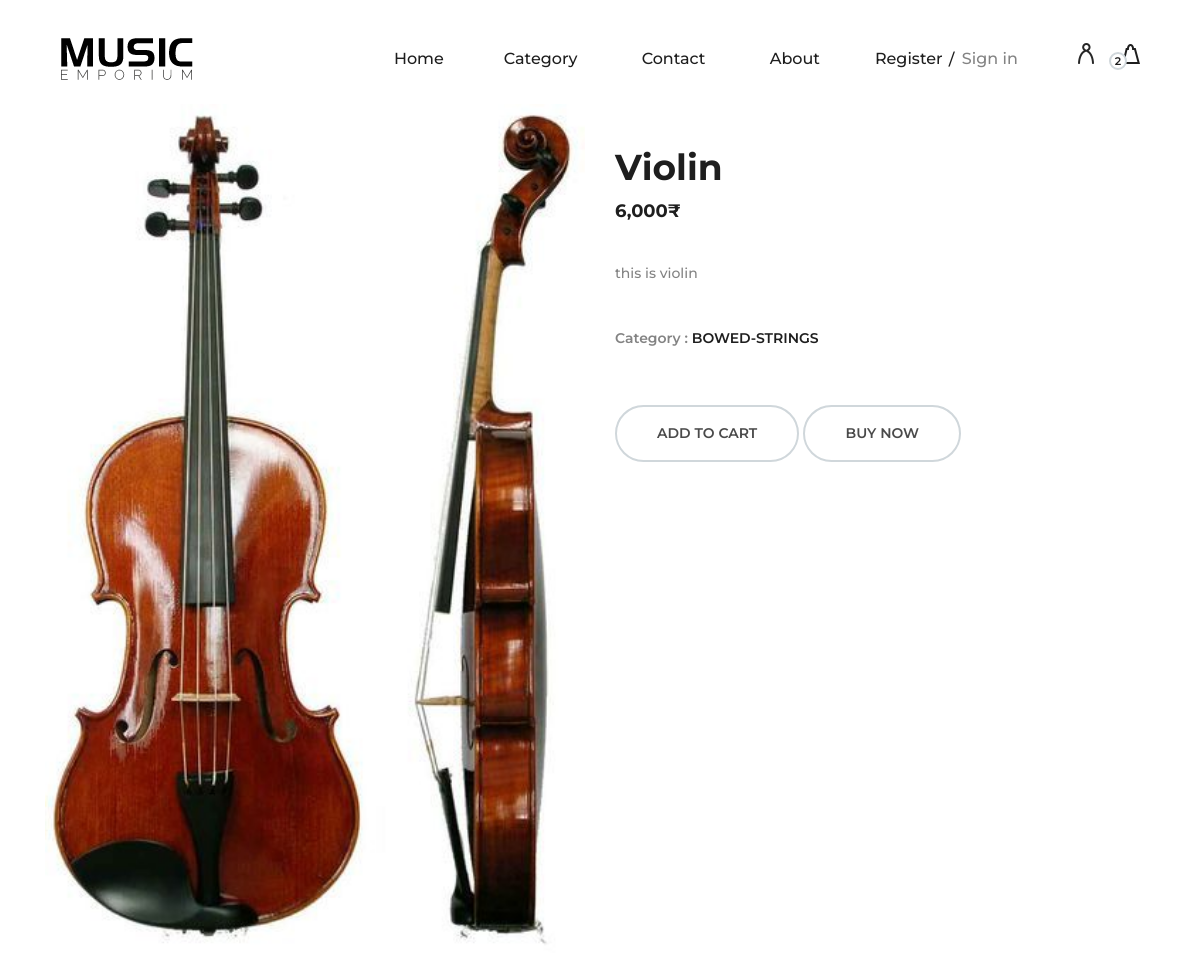
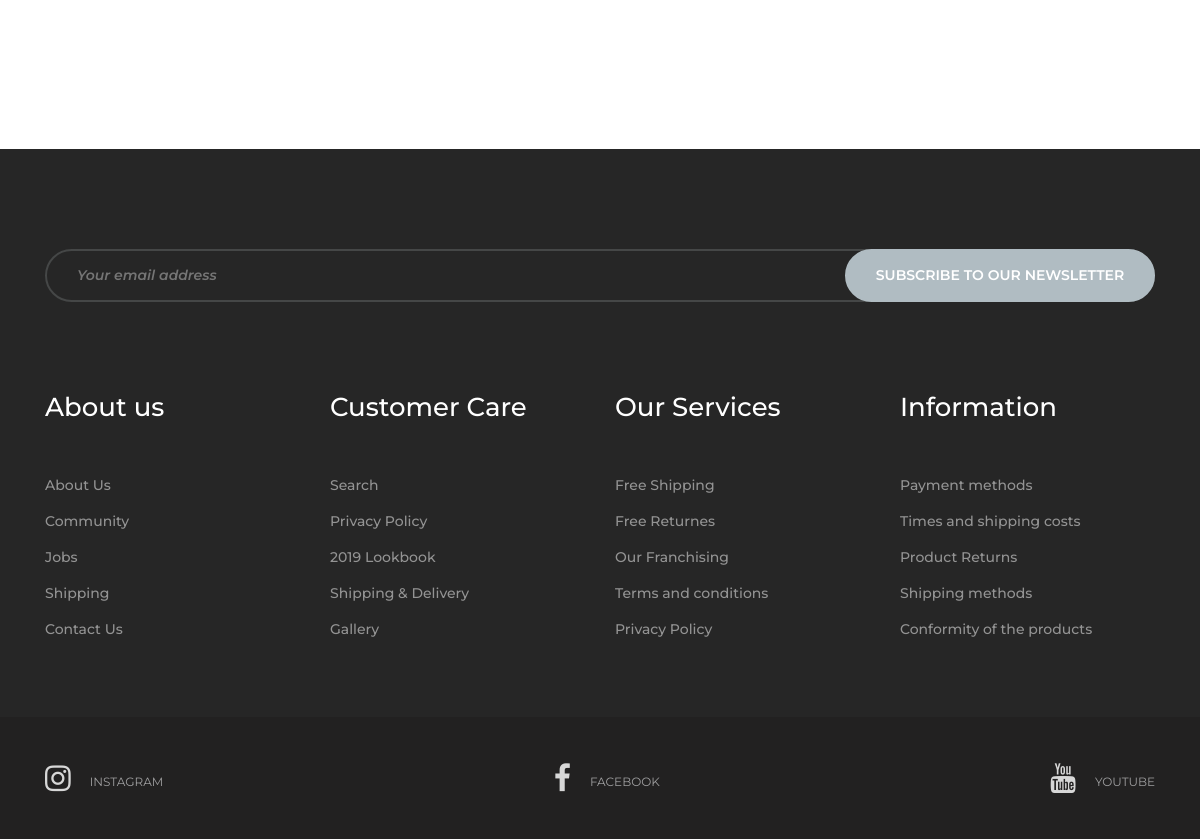
The page /product-page.php?productid=18 on the database its author committed (2 pictures, top to bottom).
### tables this page shows
CREATE TABLE `product` (
  `id` int(5) NOT NULL,
  `productname` varchar(200) NOT NULL,
  `productimage` varchar(200) NOT NULL,
  `productprice` int(5) NOT NULL,
  `productdesc` varchar(500) NOT NULL,
  `categoryid` int(11) NOT NULL
);

CREATE TABLE `category` (
  `ID` int(5) NOT NULL,
  `categoryname` varchar(200) NOT NULL,
  `image` varchar(200) NOT NULL
);

### product-page.php (the view, shortened to what this page needs)
<!DOCTYPE html>
<html lang="zxx">
<head>
    <?php
    include_once("./common/style.php");
    ?>
</head>
<body>
    <?php
    include_once("./common/header.php");
    ?>
    <section class="product-page" style="margin-bottom: 150px;">
        <div class="container">
            <div class="row">
                <?php
                include("./include/config.php");
                $qry = "SELECT * FROM product WHERE id='" . $_REQUEST['productid'] . "'";
                $res = mysqli_query($conn, $qry);
                $row = mysqli_fetch_assoc($res);
                ?>
                <div class="col-lg-6">
                    <div class="product-slider owl-carousel">
                        <div class="product-img">
                            <figure>
                                <img src="./image/product/<?php echo $row['productimage'] ?>" style="object-fit: contain;" alt="">
                            </figure>
                        </div>
                    </div>
                </div>
                <div class="col-lg-6">
                    <div class="product-content">
                        <h2><?php echo $row['productname'] ?></h2>
                        <div class="pc-meta">
                            <h5><?php echo number_format($row['productprice']) ?>₹</h5>
                        </div>
                        <p><?php echo $row['productdesc'] ?></p>
                        <ul class="tags">
                            <li><span>Category :</span> <?php
                                                        $subqry = "SELECT * FROM category WHERE ID='" . $row['categoryid'] . "'";
                                                        $subres = mysqli_query($conn, $subqry);
                                                        $subrow = mysqli_fetch_array($subres);
                                                        echo $subrow[1];
                                                        ?></li>
                        </ul>
                        <a href="addtocart.php?prodid=<?php echo $row['id'] ?>" class="primary-btn pc-btn">Add to cart</a>
                        <a href="#" class="primary-btn pc-btn">Buy Now</a>
                    </div>
                </div>
            </div>
        </div>
    </section>
    <?php
    include_once("./common/footer.php");
    ?>
</body>
</html>

### css/style.css (style rules this page uses)
html, body { height: 100%; font-family: "Montserrat", sans-serif; -webkit-font-smoothing: antialiased; font-smoothing: antialiased; background: none; }
h1, h2, h3, h4, h5, h6 { margin: 0; color: #111111; font-weight: 500; font-family: "Montserrat", sans-serif; }
h2 { font-size: 36px; }
h5 { font-size: 18px; }
p { font-size: 15px; color: #7b7b7b; font-weight: 400; line-height: 1.6; font-family: "Montserrat", sans-serif; margin: 0 0 15px 0; }
img { max-width: 100%; }
ul, ol { padding: 0; margin: 0; }
.primary-btn { color: #fff; display: inline-block; font-size: 14px; font-weight: 600; padding: 16px 40px; border: 2px solid #fff; border-radius: 50px; text-transform: uppercase; }
.product-img figure { margin: 0; position: relative; }
.product-img figure img { min-width: 100%; }
.product-content { padding-top: 42px; }
.product-content h2 { color: #1e1e1e; font-weight: 700; margin-bottom: 12px; }
.product-content .pc-meta { margin-bottom: 35px; }
.product-content .pc-meta h5 { color: #1e1e1e; font-weight: 700; margin-bottom: 18px; }
.product-content p { color: #838383; font-size: 14px; font-weight: 500; line-height: 30px; margin-bottom: 35px; }
.product-content .tags { margin-bottom: 52px; }
.product-content .tags li { color: #1e1e1e; font-size: 14px; font-weight: 600; line-height: 30px; list-style: none; }
.product-content .tags li span { color: #838383; }
.product-content .pc-btn { border-color: #D0D7DB; color: #4a4a4a; }

### rows shown on the page
product: productimage (picture), productname "Violin", productprice "6,000", productdesc "this is violin"
category: categoryname "BOWED-STRINGS"
